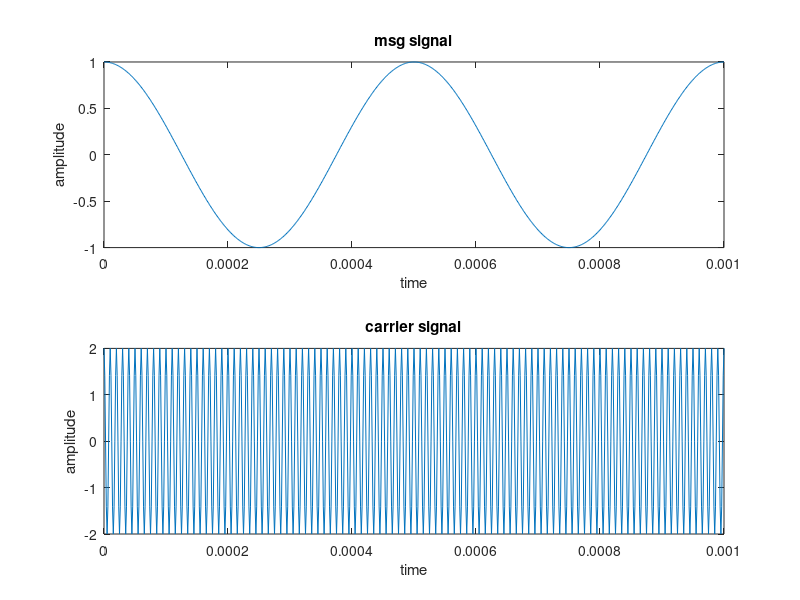
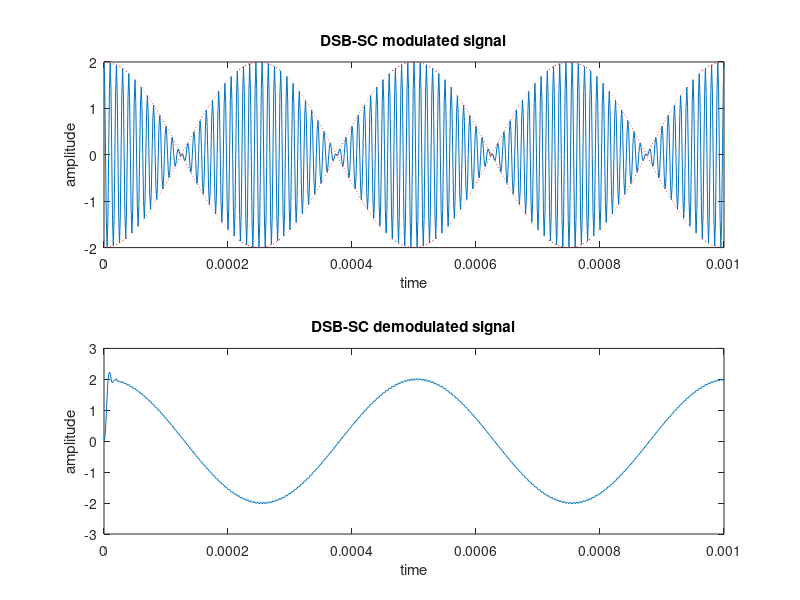

Here is the MATLAB script that generated these plots, in order:
%to clear all old parameters
clear all;
close all;
clc;
%time setting
Fs = 800000;             %sample freq
tmin = 0;                %initial time
tmax = 0.001;            %max time
step = 1/Fs;             %sample time
t = tmin:step:tmax;      %time periode of signal
%amplitude setting
Am = 1;                  %msg amplitude
Ac = 2;                  %carrier amplitude
Fm = 2000;
Fc = 100000;

%------------------------------------------------------------
%generate msg & carrier & modulated signals
m = Am*cos(2*pi*Fm*t);   %msg
c = Ac*cos(2*pi*Fc*t);   %carrier
s = m.*c;                %DSB-SC modulated signal
%------------------------------------------------------------
%demodulation of DSB-SC
x = s.*c;
Wn = Fc/(Fs/2);             % Normalozed cutoff frequency
[b a] = butter(5,Wn,'low'); %5th order low-pass filter
y = filter(b,a,x);
%------------------------------------------------------------
%plotting

figure(1);
%msg
subplot(2,1,1);
plot(t,m);
xlabel ('time');
ylabel ('amplitude');
title('msg signal');


%carrier
subplot(2,1,2);
plot(t,c);
xlabel ('time');
ylabel ('amplitude');
title('carrier signal');

figure(2);
%DSB-SC modulated signal
subplot(2,1,1);
plot(t,s); hold on;
plot (t,Ac*m,'r:'); hold on;
plot (t,-Ac*m,'r:'); hold on;
xlabel ('time');
ylabel ('amplitude');
title('DSB-SC modulated signal');


%DSB-SC demodulated signal
subplot(2,1,2);
plot(t,y);
xlabel ('time');
ylabel ('amplitude');
title('DSB-SC demodulated signal');
